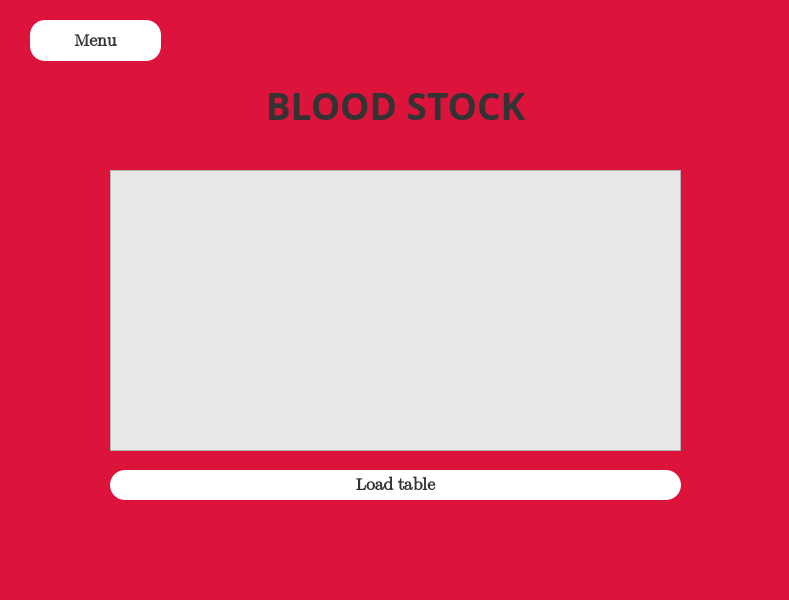
<?xml version="1.0" encoding="UTF-8"?>
<ui version="4.0">
 <class>BloodStock</class>
 <widget class="QMainWindow" name="BloodStock">
  <property name="geometry">
   <rect>
    <x>0</x>
    <y>0</y>
    <width>789</width>
    <height>600</height>
   </rect>
  </property>
  <property name="windowTitle">
   <string>MainWindow</string>
  </property>
  <property name="styleSheet">
   <string notr="true">*{
background:#dc143c;
}</string>
  </property>
  <widget class="QWidget" name="centralwidget">
   <widget class="QLabel" name="label">
    <property name="geometry">
     <rect>
      <x>110</x>
      <y>60</y>
      <width>571</width>
      <height>91</height>
     </rect>
    </property>
    <property name="font">
     <font>
      <family>Segoe UI Semibold</family>
      <pointsize>28</pointsize>
      <weight>75</weight>
      <bold>true</bold>
     </font>
    </property>
    <property name="styleSheet">
     <string notr="true">*{
color:#333;
}</string>
    </property>
    <property name="text">
     <string>BLOOD STOCK</string>
    </property>
    <property name="alignment">
     <set>Qt::AlignCenter</set>
    </property>
   </widget>
   <widget class="QTableView" name="tableView">
    <property name="geometry">
     <rect>
      <x>110</x>
      <y>170</y>
      <width>571</width>
      <height>281</height>
     </rect>
    </property>
    <property name="styleSheet">
     <string notr="true">*{
background:#e8e8e8;
color:black;
}</string>
    </property>
   </widget>
   <widget class="QPushButton" name="pushButton_loadTable">
    <property name="geometry">
     <rect>
      <x>110</x>
      <y>470</y>
      <width>571</width>
      <height>30</height>
     </rect>
    </property>
    <property name="font">
     <font>
      <family>Segoe UI Emoji</family>
      <pointsize>13</pointsize>
      <weight>75</weight>
      <bold>true</bold>
     </font>
    </property>
    <property name="styleSheet">
     <string notr="true">*{
color:#333;
background:white;
border-radius:15px
}</string>
    </property>
    <property name="text">
     <string>Load table</string>
    </property>
   </widget>
   <widget class="QPushButton" name="pushButton_back">
    <property name="geometry">
     <rect>
      <x>30</x>
      <y>20</y>
      <width>131</width>
      <height>41</height>
     </rect>
    </property>
    <property name="font">
     <font>
      <family>Segoe UI Emoji</family>
      <pointsize>13</pointsize>
      <weight>75</weight>
      <bold>true</bold>
     </font>
    </property>
    <property name="styleSheet">
     <string notr="true">*{
color:#333;
background:white;
border-radius:15px
}</string>
    </property>
    <property name="text">
     <string>Menu</string>
    </property>
   </widget>
  </widget>
  <widget class="QMenuBar" name="menubar">
   <property name="geometry">
    <rect>
     <x>0</x>
     <y>0</y>
     <width>789</width>
     <height>25</height>
    </rect>
   </property>
  </widget>
  <widget class="QStatusBar" name="statusbar"/>
 </widget>
 <resources/>
 <connections/>
</ui>
